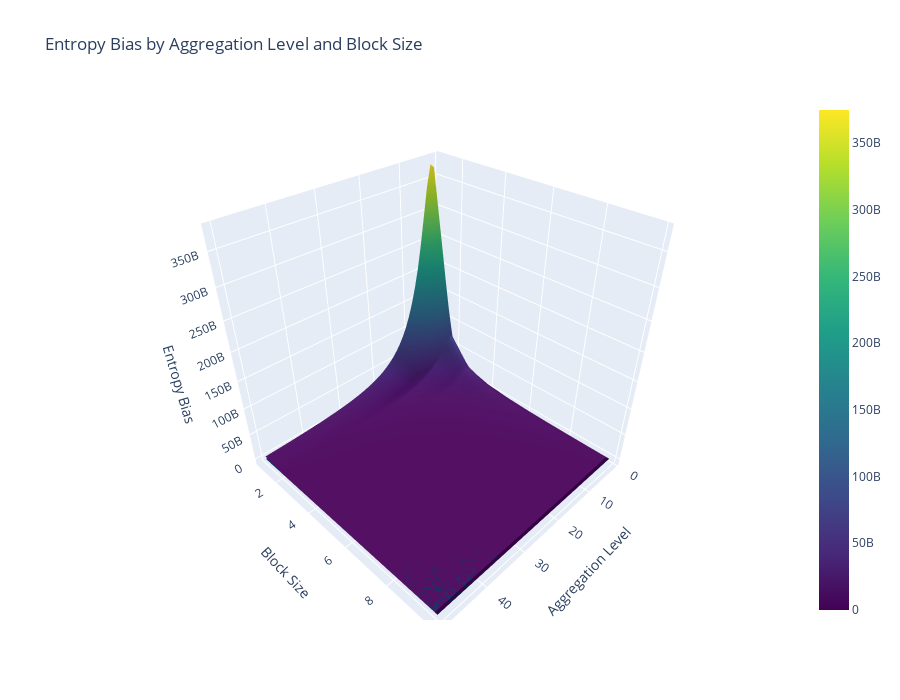

The notebook cell saved with this chart:
### Code cell
fig_3D

### Figure 1 — Plotly figure (JSON) as saved in the notebook; plotly's stock layout.template omitted (floating-point values rounded to 4 significant figures; data arrays with more than 128 entries replaced by an {"elided": "..."} marker saying what was removed)
{"data": [{"colorscale": [[0, "#440154"], [0.1111, "#482878"], [0.2222, "#3e4989"], [0.3333, "#31688e"], [0.4444, "#26828e"], [0.5556, "#1f9e89"], [0.6667, "#35b779"], [0.7778, "#6ece58"], [0.8889, "#b5de2b"], [1, "#fde725"]], "name": "Entropy Bias", "type": "surface", "x": {"elided": "50x10 int values"}, "y": {"elided": "50x10 int values"}, "z": {"elided": "50x15 float values"}}, {"colorscale": [[0, "#00224e"], [0.1111, "#123570"], [0.2222, "#3b496c"], [0.3333, "#575d6d"], [0.4444, "#707173"], [0.5556, "#8a8678"], [0.6667, "#a59c74"], [0.7778, "#c3b369"], [0.8889, "#e1cc55"], [1, "#fee838"]], "name": "Quantile 99", "showscale": false, "type": "surface", "x": {"elided": "50x10 int values"}, "y": {"elided": "50x10 int values"}, "z": {"elided": "50x15 float values"}}], "layout": {"height": 700, "scene": {"xaxis": {"title": {"text": "Aggregation Level"}}, "yaxis": {"title": {"text": "Block Size"}}, "zaxis": {"title": {"text": "Entropy Bias"}}}, "title": {"text": "Entropy Bias by Aggregation Level and Block Size"}, "width": 900}}
